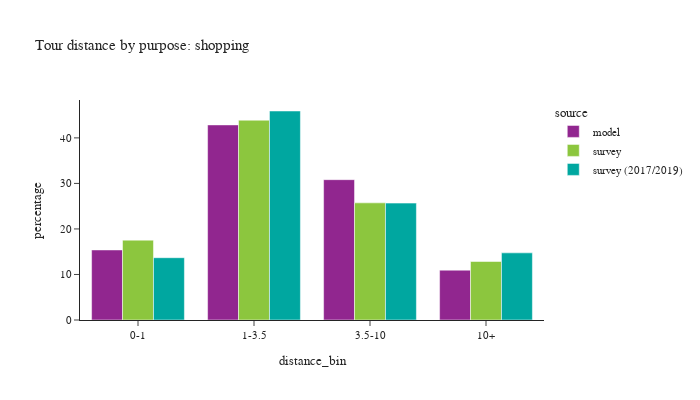

Source (notebook cell):
### Code cell
plot_bins(tour, tour['pdpurp'] == 5, 'shopping')

### Figure 1 — Plotly figure (JSON) as saved in the notebook; plotly's stock layout.template omitted (floating-point values rounded to 4 significant figures)
{"data": [{"alignmentgroup": "True", "customdata": [[99997], [278460], [200313], [71139]], "hovertemplate": "source=model<br>distance_bin=%{x}<br>percentage=%{y}<br>sample count=%{customdata[0]}<extra></extra>", "legendgroup": "model", "marker": {"color": "#91268F", "pattern": {"shape": ""}}, "name": "model", "offsetgroup": "model", "orientation": "v", "showlegend": true, "textposition": "auto", "type": "bar", "x": ["0-1", "1-3.5", "3.5-10", "10+"], "xaxis": "x", "y": [15.39, 42.85, 30.82, 10.95], "yaxis": "y"}, {"alignmentgroup": "True", "customdata": [[424], [479], [367], [115]], "hovertemplate": "source=survey<br>distance_bin=%{x}<br>percentage=%{y}<br>sample count=%{customdata[0]}<extra></extra>", "legendgroup": "survey", "marker": {"color": "#8CC63E", "pattern": {"shape": ""}}, "name": "survey", "offsetgroup": "survey", "orientation": "v", "showlegend": true, "textposition": "auto", "type": "bar", "x": ["0-1", "1-3.5", "3.5-10", "10+"], "xaxis": "x", "y": [17.54, 43.89, 25.73, 12.85], "yaxis": "y"}, {"alignmentgroup": "True", "customdata": [[920], [905], [521], [148]], "hovertemplate": "source=survey (2017/2019)<br>distance_bin=%{x}<br>percentage=%{y}<br>sample count=%{customdata[0]}<extra></extra>", "legendgroup": "survey (2017/2019)", "marker": {"color": "#00A7A0", "pattern": {"shape": ""}}, "name": "survey (2017/2019)", "offsetgroup": "survey (2017/2019)", "orientation": "v", "showlegend": true, "textposition": "auto", "type": "bar", "x": ["0-1", "1-3.5", "3.5-10", "10+"], "xaxis": "x", "y": [13.68, 45.9, 25.67, 14.75], "yaxis": "y"}], "layout": {"barmode": "group", "font": {"size": 11}, "height": 400, "legend": {"title": {"text": "source"}, "tracegroupgap": 0}, "title": {"text": "Tour distance by purpose: shopping"}, "width": 700, "xaxis": {"anchor": "y", "domain": [0.0, 1.0], "title": {"text": "distance_bin"}}, "yaxis": {"anchor": "x", "domain": [0.0, 1.0], "title": {"text": "percentage"}}}}
